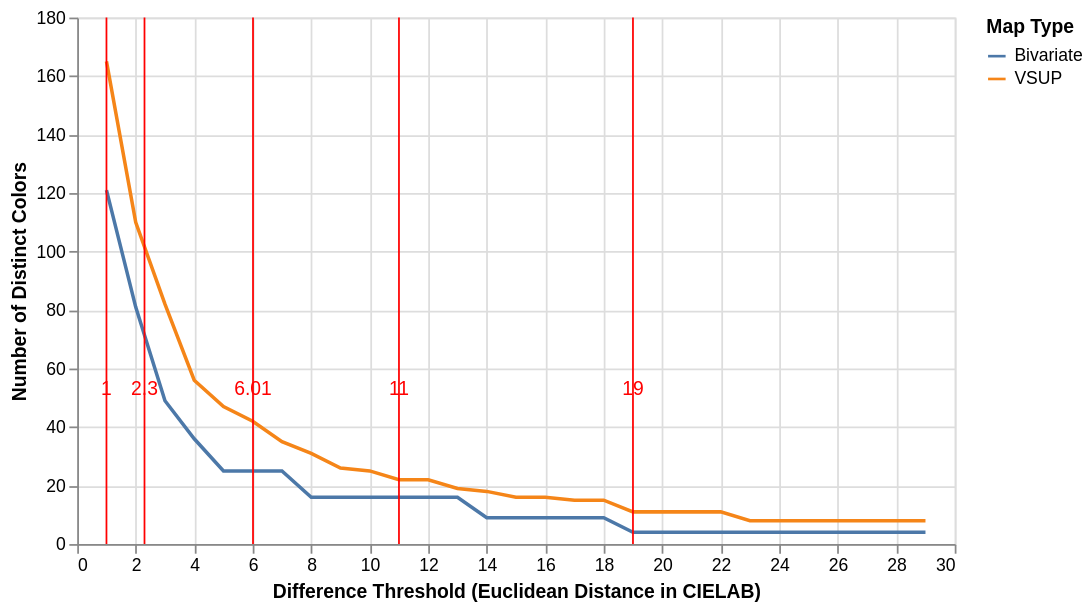

Write the Vega-Lite specification saved for this chart.
### Vega-Lite specification from a JSON file in a GitHub repository (floating-point values rounded to 4 significant figures)
{"description": "Color Bins in VSUPS versus traditional Bivariate Plots.", "width": 500, "data": {"values": [{"threshold": 1, "num": 121, "type": "Bivariate"}, {"threshold": 2, "num": 81, "type": "Bivariate"}, {"threshold": 3, "num": 49, "type": "Bivariate"}, {"threshold": 4, "num": 36, "type": "Bivariate"}, {"threshold": 5, "num": 25, "type": "Bivariate"}, {"threshold": 6, "num": 25, "type": "Bivariate"}, {"threshold": 7, "num": 25, "type": "Bivariate"}, {"threshold": 8, "num": 16, "type": "Bivariate"}, {"threshold": 9, "num": 16, "type": "Bivariate"}, {"threshold": 10, "num": 16, "type": "Bivariate"}, {"threshold": 11, "num": 16, "type": "Bivariate"}, {"threshold": 12, "num": 16, "type": "Bivariate"}, {"threshold": 13, "num": 16, "type": "Bivariate"}, {"threshold": 14, "num": 9, "type": "Bivariate"}, {"threshold": 15, "num": 9, "type": "Bivariate"}, {"threshold": 16, "num": 9, "type": "Bivariate"}, {"threshold": 17, "num": 9, "type": "Bivariate"}, {"threshold": 18, "num": 9, "type": "Bivariate"}, {"threshold": 19, "num": 4, "type": "Bivariate"}, {"threshold": 20, "num": 4, "type": "Bivariate"}, {"threshold": 21, "num": 4, "type": "Bivariate"}, {"threshold": 22, "num": 4, "type": "Bivariate"}, {"threshold": 23, "num": 4, "type": "Bivariate"}, {"threshold": 24, "num": 4, "type": "Bivariate"}, {"threshold": 25, "num": 4, "type": "Bivariate"}, {"threshold": 26, "num": 4, "type": "Bivariate"}, {"threshold": 27, "num": 4, "type": "Bivariate"}, {"threshold": 28, "num": 4, "type": "Bivariate"}, {"threshold": 29, "num": 4, "type": "Bivariate"}, {"threshold": 1, "num": 165, "type": "VSUP"}, {"threshold": 2, "num": 110, "type": "VSUP"}, {"threshold": 3, "num": 82, "type": "VSUP"}, {"threshold": 4, "num": 56, "type": "VSUP"}, {"threshold": 5, "num": 47, "type": "VSUP"}, {"threshold": 6, "num": 42, "type": "VSUP"}, {"threshold": 7, "num": 35, "type": "VSUP"}, {"threshold": 8, "num": 31, "type": "VSUP"}, {"threshold": 9, "num": 26, "type": "VSUP"}, {"threshold": 10, "num": 25, "type": "VSUP"}, {"threshold": 11, "num": 22, "type": "VSUP"}, {"threshold": 12, "num": 22, "type": "VSUP"}, {"threshold": 13, "num": 19, "type": "VSUP"}, {"threshold": 14, "num": 18, "type": "VSUP"}, {"threshold": 15, "num": 16, "type": "VSUP"}, {"threshold": 16, "num": 16, "type": "VSUP"}, {"threshold": 17, "num": 15, "type": "VSUP"}, {"threshold": 18, "num": 15, "type": "VSUP"}, {"threshold": 19, "num": 11, "type": "VSUP"}, {"threshold": 20, "num": 11, "type": "VSUP"}, {"threshold": 21, "num": 11, "type": "VSUP"}, {"threshold": 22, "num": 11, "type": "VSUP"}, {"threshold": 23, "num": 8, "type": "VSUP"}, {"threshold": 24, "num": 8, "type": "VSUP"}, {"threshold": 25, "num": 8, "type": "VSUP"}, {"threshold": 26, "num": 8, "type": "VSUP"}, {"threshold": 27, "num": 8, "type": "VSUP"}, {"threshold": 28, "num": 8, "type": "VSUP"}, {"threshold": 29, "num": 8, "type": "VSUP"}]}, "layer": [{"mark": "line", "encoding": {"x": {"field": "threshold", "type": "quantitative", "title": "Difference Threshold (Euclidean Distance in CIELAB)"}, "y": {"field": "num", "type": "quantitative", "title": "Number of Distinct Colors"}, "color": {"field": "type", "type": "nominal", "title": "Map Type"}}}, {"data": {"values": [{"value": 1}, {"value": 2.3}, {"value": 6.01}, {"value": 11}, {"value": 19}]}, "mark": "rule", "encoding": {"x": {"field": "value", "type": "quantitative"}, "color": {"value": "red"}}}, {"data": {"values": [{"value": 1, "label": "1"}, {"value": 2.3, "label": "2.3"}, {"value": 6.01, "label": "6.01"}, {"value": 11, "label": "11"}, {"value": 19, "label": "19"}]}, "mark": "text", "encoding": {"x": {"field": "value", "type": "quantitative"}, "color": {"value": "red"}, "text": {"field": "label", "type": "nominal"}, "y": {"value": 212}}}]}
